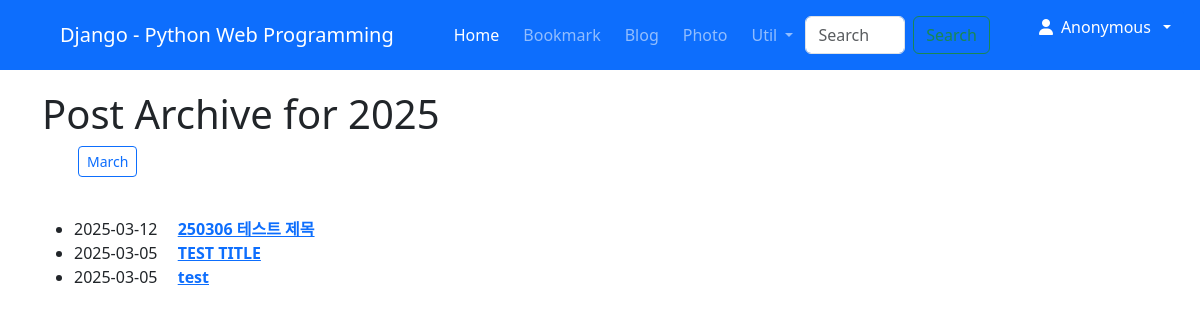
/blog/archive/2025/, run on an earlier commit of the app's database.
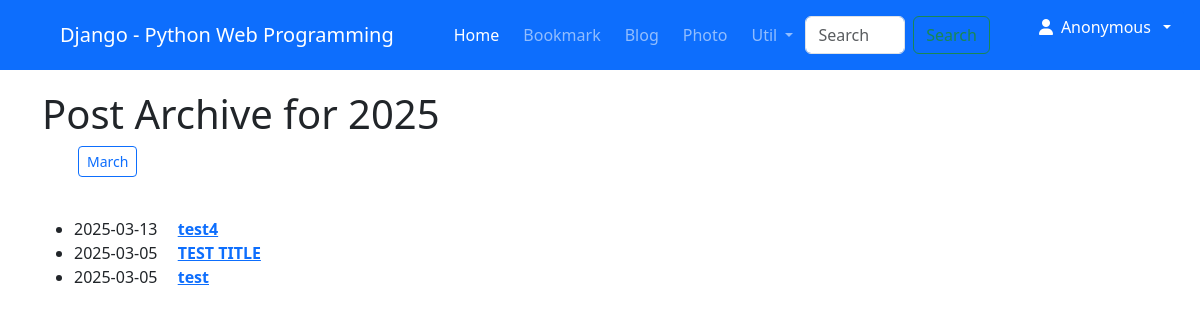
And on a later commit of the database.
### blog/models.py (models this page shows, shortened)
class Post(models.Model):
    title = models.CharField(verbose_name='TITLE', max_length=50)
    slug = models.SlugField('SLUG', unique=True, allow_unicode=True, help_text='one word for title alias.')
    description = models.CharField('DESCRIPTION', max_length=100, blank=True, help_text='simple description text.')
    content = models.TextField('CONTENT')
    create_dt = models.DateTimeField('CREATE DATE', auto_now_add=True)
    modify_dt = models.DateTimeField('MODIFY DATE', auto_now=True)
    tags = TaggableManager(blank=True)
    class Meta:
        verbose_name = 'post'
        verbose_name_plural = 'posts'
        db_table = 'blog_posts'
        ordering = ('-modify_dt',)
    def get_absolute_url(self):
        return reverse('blog:detail', args=(self.slug,))

### blog/views.py (the view)
# urls.py: path('archive/<int:year>/', views.PostYAV.as_view(), name='year_archive'),
class PostYAV(YearArchiveView):
    model = Post
    date_field = 'modify_dt'
    make_object_list = True

### utils/context_processors.py (called while the page is built)
def global_debug(request):
    return {'debug' : DEBUG}

### templates/blog/post_archive_year.html (shortened to what this page needs)
{% extends 'base.html' %}
{% load static %}
{% block content %}
<h1>Post Archive for {{ year|date:"Y" }}</h1>
<ul>
    {% for date in date_list %}
    <li style="display: inline;">
        <a href="{% url 'blog:month_archive' year|date:'Y' date|date:'b' %}"class="btn btn-outline-primary btn-sm mx-1">
            {{date|date:"F"}}</a>
    </li>
    {% endfor %}
</ul>
<br>
<div>
        <ul>
            {% for post in object_list %}
            <li> {{ post.modify_dt|date:"Y-m-d" }}&emsp;
                <a href="{{ post.get_absolute_url }}"><strong>{{ post.title }}</strong></a>
            </li>
            {% endfor %}
        </ul>
    </div>
    {% endblock %}

What changed in the data, as far as the page shows it:
removed Post: modify_dt "2025-03-12", title "250306 테스트 제목"
added Post: modify_dt "2025-03-13", title "test4"
